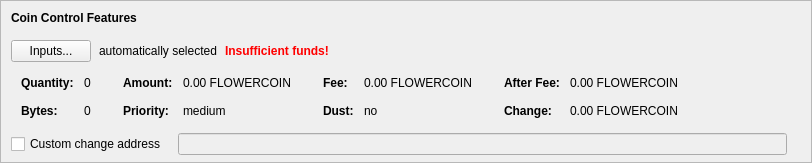
    <widget class="QFrame" name="frameCoinControl">
     <property name="sizePolicy">
      <sizepolicy hsizetype="Expanding" vsizetype="Expanding">
       <horstretch>0</horstretch>
       <verstretch>0</verstretch>
      </sizepolicy>
     </property>
     <property name="maximumSize">
      <size>
       <width>16777215</width>
       <height>16777215</height>
      </size>
     </property>
     <property name="frameShape">
      <enum>QFrame::StyledPanel</enum>
     </property>
     <property name="frameShadow">
      <enum>QFrame::Sunken</enum>
     </property>
     <layout class="QVBoxLayout" name="verticalLayoutCoinControl2">
      <property name="spacing">
       <number>0</number>
      </property>
      <property name="leftMargin">
       <number>0</number>
      </property>
      <property name="topMargin">
       <number>0</number>
      </property>
      <property name="rightMargin">
       <number>0</number>
      </property>
      <property name="bottomMargin">
       <number>6</number>
      </property>
      <item>
       <layout class="QVBoxLayout" name="verticalLayoutCoinControl" stretch="0,0,0,0,1">
        <property name="spacing">
         <number>0</number>
        </property>
        <property name="leftMargin">
         <number>10</number>
        </property>
        <property name="topMargin">
         <number>10</number>
        </property>
        <item>
         <layout class="QHBoxLayout" name="horizontalLayoutCoinControl1">
          <property name="bottomMargin">
           <number>15</number>
          </property>
          <item>
           <widget class="QLabel" name="labelCoinControlFeatures">
            <property name="sizePolicy">
             <sizepolicy hsizetype="Preferred" vsizetype="Maximum">
              <horstretch>0</horstretch>
              <verstretch>0</verstretch>
             </sizepolicy>
            </property>
            <property name="font">
             <font>
              <weight>75</weight>
              <bold>true</bold>
             </font>
            </property>
            <property name="styleSheet">
             <string notr="true">font-weight:bold;</string>
            </property>
            <property name="text">
             <string>Coin Control Features</string>
            </property>
           </widget>
          </item>
         </layout>
        </item>
        <item>
         <layout class="QHBoxLayout" name="horizontalLayoutCoinControl2" stretch="0,0,0,0">
          <property name="spacing">
           <number>8</number>
          </property>
          <property name="bottomMargin">
           <number>10</number>
          </property>
          <item>
           <widget class="QPushButton" name="pushButtonCoinControl">
            <property name="styleSheet">
             <string notr="true"/>
            </property>
            <property name="text">
             <string>Inputs...</string>
            </property>
            <property name="autoDefault">
             <bool>false</bool>
            </property>
           </widget>
          </item>
          <item>
           <widget class="QLabel" name="labelCoinControlAutomaticallySelected">
            <property name="text">
             <string>automatically selected</string>
            </property>
            <property name="margin">
             <number>5</number>
            </property>
           </widget>
          </item>
          <item>
           <widget class="QLabel" name="labelCoinControlInsuffFunds">
            <property name="font">
             <font>
              <weight>75</weight>
              <bold>true</bold>
             </font>
            </property>
            <property name="styleSheet">
             <string notr="true">color:red;font-weight:bold;</string>
            </property>
            <property name="text">
             <string>Insufficient funds!</string>
            </property>
            <property name="margin">
             <number>5</number>
            </property>
           </widget>
          </item>
          <item>
           <spacer name="horizontalSpacerCoinControl">
            <property name="orientation">
             <enum>Qt::Horizontal</enum>
            </property>
            <property name="sizeHint" stdset="0">
             <size>
              <width>40</width>
              <height>1</height>
             </size>
            </property>
           </spacer>
          </item>
         </layout>
        </item>
        <item>
         <widget class="QWidget" name="widgetCoinControl" native="true">
          <property name="sizePolicy">
           <sizepolicy hsizetype="Preferred" vsizetype="Preferred">
            <horstretch>0</horstretch>
            <verstretch>0</verstretch>
           </sizepolicy>
          </property>
          <property name="minimumSize">
           <size>
            <width>0</width>
            <height>0</height>
           </size>
          </property>
          <property name="styleSheet">
           <string notr="true"/>
          </property>
          <layout class="QHBoxLayout" name="horizontalLayoutCoinControl5">
           <property name="leftMargin">
            <number>0</number>
           </property>
           <property name="topMargin">
            <number>0</number>
           </property>
           <property name="rightMargin">
            <number>0</number>
           </property>
           <property name="bottomMargin">
            <number>0</number>
           </property>
           <item>
            <layout class="QHBoxLayout" name="horizontalLayoutCoinControl3" stretch="0,0,0,1">
             <property name="spacing">
              <number>20</number>
             </property>
             <property name="topMargin">
              <number>0</number>
             </property>
             <property name="bottomMargin">
              <number>10</number>
             </property>
             <item>
              <layout class="QFormLayout" name="formLayoutCoinControl1">
               <property name="horizontalSpacing">
                <number>10</number>
               </property>
               <property name="verticalSpacing">
                <number>14</number>
               </property>
               <property name="leftMargin">
                <number>10</number>
               </property>
               <property name="topMargin">
                <number>4</number>
               </property>
               <property name="rightMargin">
                <number>6</number>
               </property>
               <item row="0" column="0">
                <widget class="QLabel" name="labelCoinControlQuantityText">
                 <property name="font">
                  <font>
                   <weight>75</weight>
                   <bold>true</bold>
                  </font>
                 </property>
                 <property name="text">
                  <string>Quantity:</string>
                 </property>
                 <property name="margin">
                  <number>0</number>
                 </property>
                </widget>
               </item>
               <item row="0" column="1">
                <widget class="QLabel" name="labelCoinControlQuantity">
                 <property name="cursor">
                  <cursorShape>IBeamCursor</cursorShape>
                 </property>
                 <property name="contextMenuPolicy">
                  <enum>Qt::ActionsContextMenu</enum>
                 </property>
                 <property name="text">
                  <string notr="true">0</string>
                 </property>
                 <property name="margin">
                  <number>0</number>
                 </property>
                 <property name="textInteractionFlags">
                  <set>Qt::LinksAccessibleByMouse|Qt::TextSelectableByKeyboard|Qt::TextSelectableByMouse</set>
                 </property>
                </widget>
               </item>
               <item row="1" column="0">
                <widget class="QLabel" name="labelCoinControlBytesText">
                 <property name="font">
                  <font>
                   <weight>75</weight>
                   <bold>true</bold>
                  </font>
                 </property>
                 <property name="text">
                  <string>Bytes:</string>
                 </property>
                </widget>
               </item>
               <item row="1" column="1">
                <widget class="QLabel" name="labelCoinControlBytes">
                 <property name="cursor">
                  <cursorShape>IBeamCursor</cursorShape>
                 </property>
                 <property name="contextMenuPolicy">
                  <enum>Qt::ActionsContextMenu</enum>
                 </property>
                 <property name="text">
                  <string notr="true">0</string>
                 </property>
                 <property name="textInteractionFlags">
                  <set>Qt::LinksAccessibleByMouse|Qt::TextSelectableByKeyboard|Qt::TextSelectableByMouse</set>
                 </property>
                </widget>
               </item>
              </layout>
             </item>
             <item>
              <layout class="QFormLayout" name="formLayoutCoinControl2">
               <property name="horizontalSpacing">
                <number>10</number>
               </property>
               <property name="verticalSpacing">
                <number>14</number>
               </property>
               <property name="leftMargin">
                <number>6</number>
               </property>
               <property name="topMargin">
                <number>4</number>
               </property>
               <property name="rightMargin">
                <number>6</number>
               </property>
               <item row="0" column="0">
                <widget class="QLabel" name="labelCoinControlAmountText">
                 <property name="font">
                  <font>
                   <weight>75</weight>
                   <bold>true</bold>
                  </font>
                 </property>
                 <property name="text">
                  <string>Amount:</string>
                 </property>
                 <property name="margin">
                  <number>0</number>
                 </property>
                </widget>
               </item>
               <item row="0" column="1">
                <widget class="QLabel" name="labelCoinControlAmount">
                 <property name="cursor">
                  <cursorShape>IBeamCursor</cursorShape>
                 </property>
                 <property name="contextMenuPolicy">
                  <enum>Qt::ActionsContextMenu</enum>
                 </property>
                 <property name="text">
                  <string notr="true">0.00 FLOWERCOIN</string>
                 </property>
                 <property name="textInteractionFlags">
                  <set>Qt::LinksAccessibleByMouse|Qt::TextSelectableByKeyboard|Qt::TextSelectableByMouse</set>
                 </property>
                </widget>
               </item>
               <item row="1" column="0">
                <widget class="QLabel" name="labelCoinControlPriorityText">
                 <property name="font">
                  <font>
                   <weight>75</weight>
                   <bold>true</bold>
                  </font>
                 </property>
                 <property name="text">
                  <string>Priority:</string>
                 </property>
                </widget>
               </item>
               <item row="1" column="1">
                <widget class="QLabel" name="labelCoinControlPriority">
                 <property name="cursor">
                  <cursorShape>IBeamCursor</cursorShape>
                 </property>
                 <property name="contextMenuPolicy">
                  <enum>Qt::ActionsContextMenu</enum>
                 </property>
                 <property name="text">
                  <string>medium</string>
                 </property>
                 <property name="textInteractionFlags">
                  <set>Qt::LinksAccessibleByMouse|Qt::TextSelectableByKeyboard|Qt::TextSelectableByMouse</set>
                 </property>
                </widget>
               </item>
              </layout>
             </item>
             <item>
              <layout class="QFormLayout" name="formLayoutCoinControl3">
               <property name="horizontalSpacing">
                <number>10</number>
               </property>
               <property name="verticalSpacing">
                <number>14</number>
               </property>
               <property name="leftMargin">
                <number>6</number>
               </property>
               <property name="topMargin">
                <number>4</number>
               </property>
               <property name="rightMargin">
                <number>6</number>
               </property>
               <item row="0" column="0">
                <widget class="QLabel" name="labelCoinControlFeeText">
                 <property name="font">
                  <font>
                   <weight>75</weight>
                   <bold>true</bold>
                  </font>
                 </property>
                 <property name="text">
                  <string>Fee:</string>
                 </property>
                 <property name="margin">
                  <number>0</number>
                 </property>
                </widget>
               </item>
               <item row="0" column="1">
                <widget class="QLabel" name="labelCoinControlFee">
                 <property name="cursor">
                  <cursorShape>IBeamCursor</cursorShape>
                 </property>
                 <property name="contextMenuPolicy">
                  <enum>Qt::ActionsContextMenu</enum>
                 </property>
                 <property name="text">
                  <string notr="true">0.00 FLOWERCOIN</string>
                 </property>
                 <property name="textInteractionFlags">
                  <set>Qt::LinksAccessibleByMouse|Qt::TextSelectableByKeyboard|Qt::TextSelectableByMouse</set>
                 </property>
                </widget>
               </item>
               <item row="1" column="0">
                <widget class="QLabel" name="labelCoinControlLowOutputText">
                 <property name="font">
                  <font>
                   <weight>75</weight>
                   <bold>true</bold>
                  </font>
                 </property>
                 <property name="text">
                  <string>Dust:</string>
                 </property>
                </widget>
               </item>
               <item row="1" column="1">
                <widget class="QLabel" name="labelCoinControlLowOutput">
                 <property name="cursor">
                  <cursorShape>IBeamCursor</cursorShape>
                 </property>
                 <property name="contextMenuPolicy">
                  <enum>Qt::ActionsContextMenu</enum>
                 </property>
                 <property name="text">
                  <string>no</string>
                 </property>
                 <property name="textInteractionFlags">
                  <set>Qt::LinksAccessibleByMouse|Qt::TextSelectableByKeyboard|Qt::TextSelectableByMouse</set>
                 </property>
                </widget>
               </item>
              </layout>
             </item>
             <item>
              <layout class="QFormLayout" name="formLayoutCoinControl4">
               <property name="horizontalSpacing">
                <number>10</number>
               </property>
               <property name="verticalSpacing">
                <number>14</number>
               </property>
               <property name="leftMargin">
                <number>6</number>
               </property>
               <property name="topMargin">
                <number>4</number>
               </property>
               <property name="rightMargin">
                <number>6</number>
               </property>
               <item row="0" column="0">
                <widget class="QLabel" name="labelCoinControlAfterFeeText">
                 <property name="font">
                  <font>
                   <weight>75</weight>
                   <bold>true</bold>
                  </font>
                 </property>
                 <property name="text">
                  <string>After Fee:</string>
                 </property>
                 <property name="margin">
                  <number>0</number>
                 </property>
                </widget>
               </item>
               <item row="0" column="1">
                <widget class="QLabel" name="labelCoinControlAfterFee">
                 <property name="cursor">
                  <cursorShape>IBeamCursor</cursorShape>
                 </property>
                 <property name="contextMenuPolicy">
                  <enum>Qt::ActionsContextMenu</enum>
                 </property>
                 <property name="text">
                  <string notr="true">0.00 FLOWERCOIN</string>
                 </property>
                 <property name="textInteractionFlags">
                  <set>Qt::LinksAccessibleByMouse|Qt::TextSelectableByKeyboard|Qt::TextSelectableByMouse</set>
                 </property>
                </widget>
               </item>
               <item row="1" column="0">
                <widget class="QLabel" name="labelCoinControlChangeText">
                 <property name="font">
                  <font>
                   <weight>75</weight>
                   <bold>true</bold>
                  </font>
                 </property>
                 <property name="text">
                  <string>Change:</string>
                 </property>
                </widget>
               </item>
               <item row="1" column="1">
                <widget class="QLabel" name="labelCoinControlChange">
                 <property name="cursor">
                  <cursorShape>IBeamCursor</cursorShape>
                 </property>
                 <property name="contextMenuPolicy">
                  <enum>Qt::ActionsContextMenu</enum>
                 </property>
                 <property name="text">
                  <string notr="true">0.00 FLOWERCOIN</string>
                 </property>
                 <property name="textInteractionFlags">
                  <set>Qt::LinksAccessibleByMouse|Qt::TextSelectableByKeyboard|Qt::TextSelectableByMouse</set>
                 </property>
                </widget>
               </item>
              </layout>
             </item>
            </layout>
           </item>
          </layout>
         </widget>
        </item>
        <item>
         <layout class="QHBoxLayout" name="horizontalLayoutCoinControl4" stretch="0,0,0">
          <property name="spacing">
           <number>12</number>
          </property>
          <property name="sizeConstraint">
           <enum>QLayout::SetDefaultConstraint</enum>
          </property>
          <property name="topMargin">
           <number>5</number>
          </property>
          <property name="rightMargin">
           <number>5</number>
          </property>
          <item>
           <widget class="QCheckBox" name="checkBoxCoinControlChange">
            <property name="toolTip">
             <string>If this is activated, but the change address is empty or invalid, change will be sent to a newly generated address.</string>
            </property>
            <property name="text">
             <string>Custom change address</string>
            </property>
           </widget>
          </item>
          <item>
           <widget class="QValidatedLineEdit" name="lineEditCoinControlChange">
            <property name="enabled">
             <bool>false</bool>
            </property>
            <property name="sizePolicy">
             <sizepolicy hsizetype="Expanding" vsizetype="Fixed">
              <horstretch>0</horstretch>
              <verstretch>0</verstretch>
             </sizepolicy>
            </property>
           </widget>
          </item>
          <item>
           <widget class="QLabel" name="labelCoinControlChangeLabel">
            <property name="sizePolicy">
             <sizepolicy hsizetype="Preferred" vsizetype="Expanding">
              <horstretch>0</horstretch>
              <verstretch>0</verstretch>
             </sizepolicy>
            </property>
            <property name="minimumSize">
             <size>
              <width>0</width>
              <height>0</height>
             </size>
            </property>
            <property name="text">
             <string/>
            </property>
            <property name="margin">
             <number>3</number>
            </property>
           </widget>
          </item>
         </layout>
        </item>
        <item>
         <spacer name="verticalSpacerCoinControl">
          <property name="orientation">
           <enum>Qt::Vertical</enum>
          </property>
          <property name="sizeHint" stdset="0">
           <size>
            <width>800</width>
            <height>1</height>
           </size>
          </property>
         </spacer>
        </item>
       </layout>
      </item>
     </layout>
    </widget>
